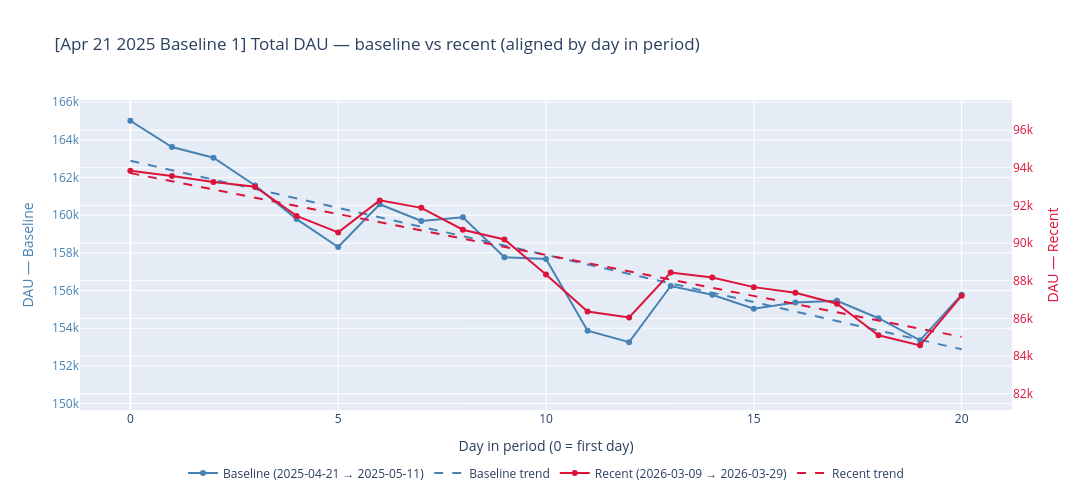

The notebook cell this image was saved under:
### Code cell
analyze_dau_drop(
    cohort_data=cohort_data_capped,
    total_by_dt=total_by_dt_capped,
    baseline_start=b1_start.strftime('%Y-%m-%d'),
    baseline_end=b1_end.strftime('%Y-%m-%d'),
    recent_start=recent_start.strftime('%Y-%m-%d'),
    recent_end=recent_end.strftime('%Y-%m-%d'),
    label=f'{b1_start.strftime("%b %d %Y")} Baseline 1',
)

### Figure 1 — Plotly figure (JSON) as saved in the notebook; plotly's stock layout.template omitted (floating-point values rounded to 4 significant figures)
{"data": [{"customdata": [["2025-04-21", "Monday"], ["2025-04-22", "Tuesday"], ["2025-04-23", "Wednesday"], ["2025-04-24", "Thursday"], ["2025-04-25", "Friday"], ["2025-04-26", "Saturday"], ["2025-04-27", "Sunday"], ["2025-04-28", "Monday"], ["2025-04-29", "Tuesday"], ["2025-04-30", "Wednesday"], ["2025-05-01", "Thursday"], ["2025-05-02", "Friday"], ["2025-05-03", "Saturday"], ["2025-05-04", "Sunday"], ["2025-05-05", "Monday"], ["2025-05-06", "Tuesday"], ["2025-05-07", "Wednesday"], ["2025-05-08", "Thursday"], ["2025-05-09", "Friday"], ["2025-05-10", "Saturday"], ["2025-05-11", "Sunday"]], "hovertemplate": "Day %{x}<br>Date: %{customdata[0]}<br>%{customdata[1]}<br>DAU: %{y:,.0f}<extra></extra>", "line": {"color": "steelblue"}, "mode": "lines+markers", "name": "Baseline (2025-04-21 → 2025-05-11)", "type": "scatter", "x": [0, 1, 2, 3, 4, 5, 6, 7, 8, 9, 10, 11, 12, 13, 14, 15, 16, 17, 18, 19, 20], "y": [165017, 163624, 163051, 161582, 159794, 158309, 160583, 159691, 159891, 157768, 157672, 153866, 153257, 156241, 155778, 155034, 155367, 155460, 154530, 153354, 155780], "yaxis": "y"}, {"hoverinfo": "skip", "line": {"color": "steelblue", "dash": "dash", "width": 2}, "mode": "lines", "name": "Baseline trend", "type": "scatter", "x": [0, 1, 2, 3, 4, 5, 6, 7, 8, 9, 10, 11, 12, 13, 14, 15, 16, 17, 18, 19, 20], "y": [162900.0, 162400.0, 161900.0, 161400.0, 160900.0, 160400.0, 159900.0, 159400.0, 158900.0, 158400.0, 157900.0, 157400.0, 156900.0, 156400.0, 155900.0, 155400.0, 154900.0, 154400.0, 153900.0, 153400.0, 152900.0], "yaxis": "y"}, {"customdata": [["2026-03-09", "Monday"], ["2026-03-10", "Tuesday"], ["2026-03-11", "Wednesday"], ["2026-03-12", "Thursday"], ["2026-03-13", "Friday"], ["2026-03-14", "Saturday"], ["2026-03-15", "Sunday"], ["2026-03-16", "Monday"], ["2026-03-17", "Tuesday"], ["2026-03-18", "Wednesday"], ["2026-03-19", "Thursday"], ["2026-03-20", "Friday"], ["2026-03-21", "Saturday"], ["2026-03-22", "Sunday"], ["2026-03-23", "Monday"], ["2026-03-24", "Tuesday"], ["2026-03-25", "Wednesday"], ["2026-03-26", "Thursday"], ["2026-03-27", "Friday"], ["2026-03-28", "Saturday"], ["2026-03-29", "Sunday"]], "hovertemplate": "Day %{x}<br>Date: %{customdata[0]}<br>%{customdata[1]}<br>DAU: %{y:,.0f}<extra></extra>", "line": {"color": "crimson"}, "mode": "lines+markers", "name": "Recent (2026-03-09 → 2026-03-29)", "type": "scatter", "x": [0, 1, 2, 3, 4, 5, 6, 7, 8, 9, 10, 11, 12, 13, 14, 15, 16, 17, 18, 19, 20], "y": [93838, 93566, 93237, 92988, 91440, 90566, 92266, 91869, 90707, 90192, 88330, 86359, 86048, 88438, 88174, 87659, 87357, 86775, 85100, 84566, 87205], "yaxis": "y2"}, {"hoverinfo": "skip", "line": {"color": "crimson", "dash": "dash", "width": 2}, "mode": "lines", "name": "Recent trend", "type": "scatter", "x": [0, 1, 2, 3, 4, 5, 6, 7, 8, 9, 10, 11, 12, 13, 14, 15, 16, 17, 18, 19, 20], "y": [93710.0, 93280.0, 92840.0, 92410.0, 91970.0, 91540.0, 91100.0, 90670.0, 90240.0, 89800.0, 89370.0, 88930.0, 88500.0, 88060.0, 87630.0, 87190.0, 86760.0, 86320.0, 85890.0, 85450.0, 85020.0], "yaxis": "y2"}], "layout": {"height": 500, "legend": {"orientation": "h", "x": 0.5, "xanchor": "center", "y": -0.25, "yanchor": "bottom"}, "title": {"text": "[Apr 21 2025 Baseline 1] Total DAU — baseline vs recent (aligned by day in period)"}, "width": 1100, "xaxis": {"title": {"text": "Day in period (0 = first day)"}}, "yaxis": {"color": "steelblue", "range": [149700.0, 166100.0], "title": {"text": "DAU — Baseline"}}, "yaxis2": {"color": "crimson", "overlaying": "y", "range": [81130.0, 97600.0], "side": "right", "title": {"text": "DAU — Recent"}}}}
